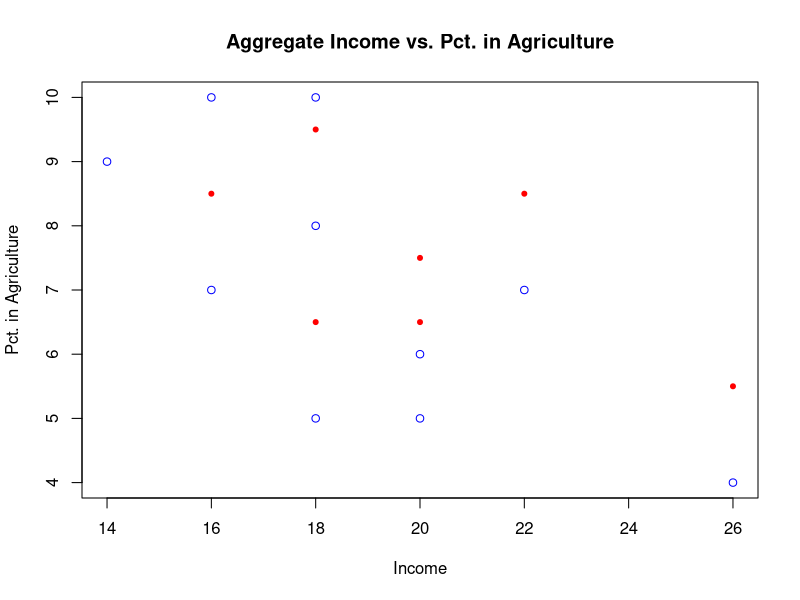

R code for this plot: (Note: this script raises an error after producing the figure.)
##################################################
# 
# GEB 6895: Tools for Business Intelligence
#
# Douglas Stigler
#Assignment 4 Answers
# 
# OLS Regression Demo
# Regression with Data Entered Directly into the Script
# 
# Lealand Morin, Ph.D.
# Assistant Professor
# Department of Economics
# College of Business Administration
# University of Central Florida
# 
# September 16, 2019
# 
##################################################
# 
# Calculating_beta_hat gives an example of OLS regression
#   using data entered within this script.
#   It includes exercises to calculate the OLS
#   estimates from direct calculation and optimization.
# 
# Dependencies:
#   None. 
# 
##################################################


##################################################
# Preparing the Workspace
##################################################

# Clear workspace.
rm(list=ls(all=TRUE))

# Set working directory.
# wd_path <- '/path/to/your/folder' 
# Not required, since this program does not interact with other files.

# setwd(wd_path)

# No libraries required.
# Otherwise would have a command like the following.
# library(name_of_R_package)


##################################################
# Enter the dataset and run regression
##################################################

# Enter the numbers in the dataset.
income_data  <- c(14, 18, 18, 16, 16, 26, 20, 18, 20, 22)
agg_pct_data <- c(9, 10, 8, 7, 10, 4, 5, 5, 6, 7)
agg_data <- data.frame(income = income_data, 
                       agg_pct = agg_pct_data)

# Inspect the data.
summary(agg_data)

# Plot a scattergraph of income and housing prices. 
plot(agg_data[, 'income'], 
     agg_data[, 'agg_pct'], 
     main = 'Aggregate Income vs. Pct. in Agriculture', 
     xlab = 'Income', 
     ylab = 'Pct. in Agriculture', 
     col = 'blue')
points(agg_data[, 'income'], 
     agg_data[, 'agg_pct'] + 1.5,
     col = 'red',
     pch = 20)
abline(lm_model)
abline(a = 4, b = 0.1, 
       lwd = 1, col = 'red')
#abline(h = c(10), v = c(25), 
#       lwd = 1, col = 'green')

x_vec <- seq(0, 5, by = 0.01)
y_vec <- (x_vec - 2)^2 - 1

plot(x_vec, y_vec,
     main = "Title Goes Here",
     xlab = 'The X Axis',
     ylab = 'The Y Axis',
     type = 'l',
     lwd = 3,
     col = 'black')
color_list <- rainbow(7)
for (i in 1:7){
  lines(x_vec, y_vec + i, col = color_list[i], lwd = 3)
}

lines(x_vec, y_vec + 1, 
      col = 'red',
      lwd = 3)
points(x_vec, y_vec + 3, 
      col = 'green',
      lwd = 1)


# Estimate a regression model.
lm_model <- lm(data = agg_data, 
                 formula = income ~ agg_pct)

# Output the results to screen.
summary(lm_model)

# Store the slope coefficient. 
beta_1_hat_lm <- coef(lm_model)["agg_pct"]


##################################################
# Estimating beta from direct calculation
##################################################

# Calculate the estimate of the slope coefficient above. 

y <- agg_data[, 'income']
x <- agg_data[, 'agg_pct']

#finding the means


beta_1_hat_calc <- function(x,y){
  sum((y - mean(y))*(x-mean(x))) / sum(((x-mean(x))^2))
}

# Compare with the output above. 
print(beta_1_hat_calc(x,y))
print(beta_1_hat_lm)

##################################################
# Estimating beta from solving equations
##################################################


# Part i: Define matrices for normal equations.

ones_x <- rep(1,length(x))

X_T_x <- cbind(ones_x,x) 
t(x)%*%y
beta_hat_x <- solve(t(x)%*%x, t(x)%*%y)

ones_y <- rep(1,length(y))
X_T_y <- cbind(ones_y,y)
t(y)%*%x
beta_hat_y <- solve(t(y)%*%y, t(y)%*%x)


# Part ii: Solve the equations for beta. 

beta_hat_norm <- qr.solve(X_T_y,X_T_x)


##################################################
# Estimating beta from optimization
##################################################

# Part i: Sum of Squared residuals.

# Note that beta is a vector of two coefficients. 

beta_test_ssr <- matrix(c(coef(lm_model)["(Intercept)"], 
                          coef(lm_model)["agg_pct"]),
                             nrow = 2,
                             ncol = 1)

ssr <- function(beta, y, x) {
  
  beta_0 <- beta[1]
  beta_1 <- beta[2]
  
  # ...
  # You made it pretty far but stopped short of this one. 
  # Keep on going!
  
  ssr <- sum((y - beta_0 - (beta_1 * x))^2)
  
  return(ssr)
}

sqrt(ssr(beta_test_ssr, y, x)/2)

# Part ii: Plot the SSR function on a graph.

# Draw several lines for fixed values of beta_0, 
# with candidate values of beta_1 on the horizontal axis.

# Verify that the maximum is at the beta_hat estimate.

plot(sum((y - beta_0 - (beta_1 * x))^2))

# Part iii: Optimize the SSR function w.r.t. beta. 

# ...

beta_hat_opt <- optimize(function(x) x^2*(print(x)-1), lower = 0, upper = 5)

# Compare with the output above. 


##################################################
# End
##################################################

